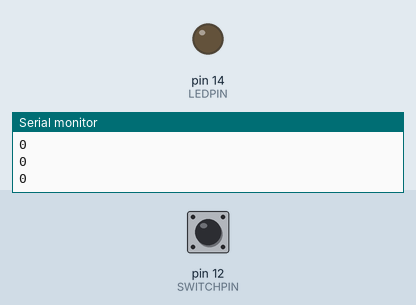
Recording of a sketch running on a simulated Arduino Uno, built with avr-gcc and run on an emulated ATmega328P. Shown: output pins drawn as LEDs (lit = HIGH), the last lines printed to the serial monitor. Inputs (shaded band) come from the test bench; at power-on: pin 12 (SWITCHPIN) LOW.

Above: at 1.2 s.
1.3 s: pin 12 (SWITCHPIN) pulled HIGH for 0.15 s
At 1.5 s:
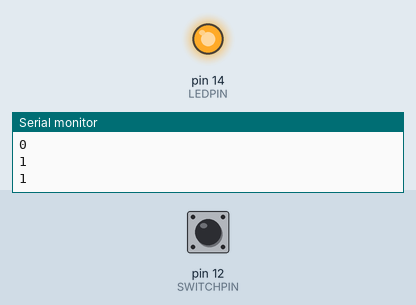
3.1 s: pin 12 (SWITCHPIN) pulled HIGH for 3.2 s
At 6.8 s:
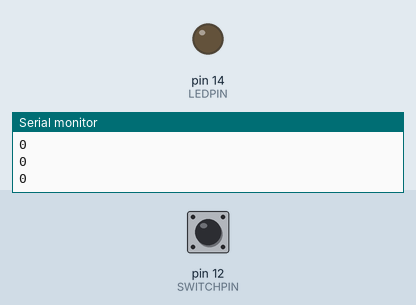
Timing chart, 0 to 8.3 s (numbered marks = the images above; inputs shaded):
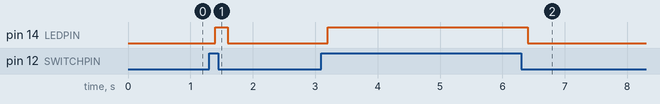

The sketch:

switchOnLED.ino
```cpp
const int SWITCHPIN = 12;
const int LEDPIN = 14;
int buttonState = 0;


void setup() {
  pinMode(SWITCHPIN, INPUT);
  pinMode(LEDPIN, OUTPUT);
  Serial.begin(115200);
}

void loop() {
  buttonState = digitalRead(SWITCHPIN);
  Serial.println(buttonState);
  delay(100);

  if (buttonState == 1) {
    digitalWrite(LEDPIN, HIGH);
  } else {
    digitalWrite(LEDPIN, LOW);
  }
}
```

Measured:
- after the input at 1.3 s, pin 14 (LEDPIN): LOW → HIGH after 0.10 s, → LOW 0.20 s later
- after the input at 3.1 s, pin 14 (LEDPIN): LOW → HIGH after 0.10 s, → LOW 3.2 s later
